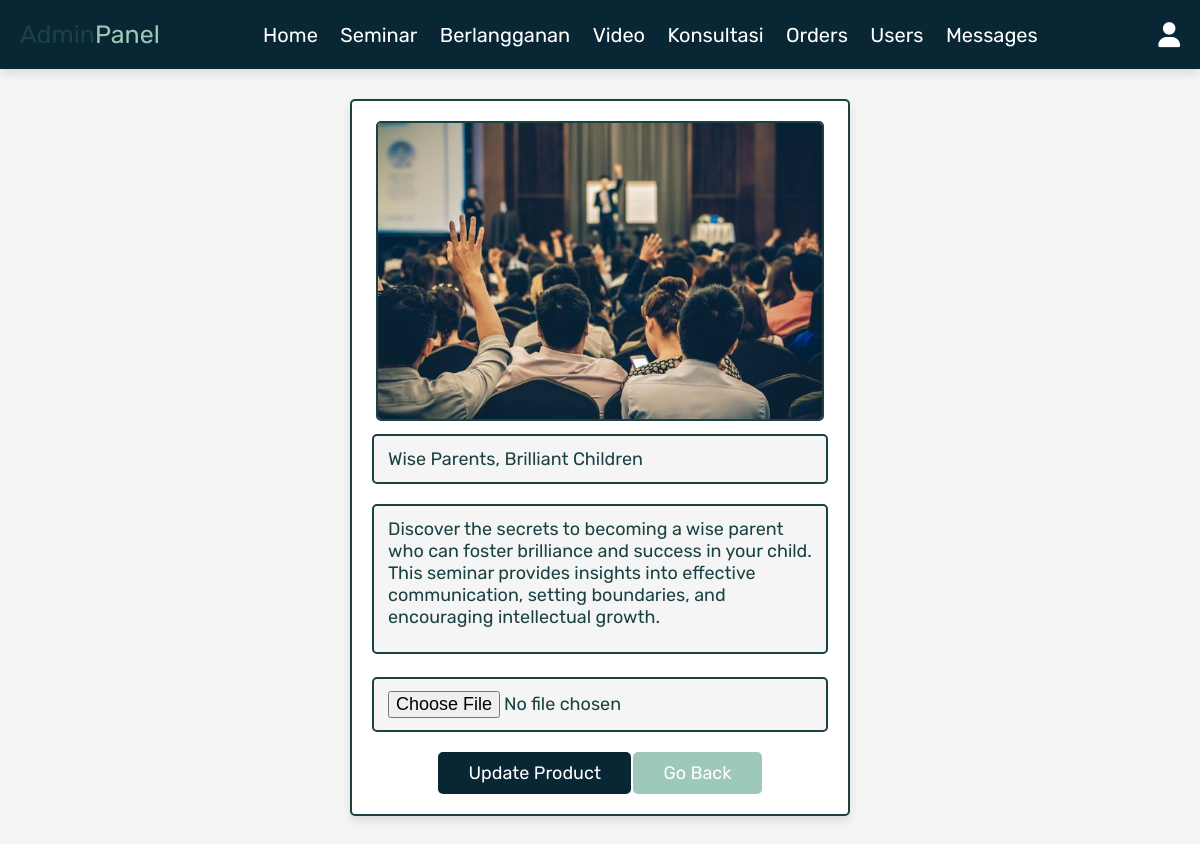
/admin_update_seminar.php?update=9 (signed in), run on the app's committed database.
### tables this page shows
CREATE TABLE `seminar` (
  `id` int(11) NOT NULL,
  `name` varchar(100) NOT NULL,
  `location` varchar(255) NOT NULL,
  `time` varchar(255) NOT NULL,
  `price` varchar(255) NOT NULL,
  `contact` varchar(255) NOT NULL,
  `details` varchar(500) NOT NULL,
  `image` varchar(100) NOT NULL
);

### admin_update_seminar.php (the view, shortened to what this page needs)
<?php
@include 'config.php';
?>
<!DOCTYPE html>
<html lang="en">
<head>
   <link rel="stylesheet" href="https://cdnjs.cloudflare.com/ajax/libs/font-awesome/6.0.0/css/all.min.css">
   <link rel="stylesheet" href="css/admin_style.css">
</head>
<body>
<?php @include 'admin_header.php'; ?>
<section class="update-product">
<?php
   $update_id = $_GET['update'];
   $select_products = mysqli_query($conn, "SELECT * FROM `seminar` WHERE id = '$update_id'") or die('query failed');
   if(mysqli_num_rows($select_products) > 0){
      while($fetch_products = mysqli_fetch_assoc($select_products)){
?>
<form action="" method="post" enctype="multipart/form-data">
   <img src="uploaded_img/<?php echo $fetch_products['image']; ?>" class="image"  alt="">
   <input type="text" class="box" value="<?php echo $fetch_products['name']; ?>" required placeholder="update product name" name="name">
   <textarea name="details" class="box" required placeholder="update product details" cols="30" rows="10"><?php echo $fetch_products['details']; ?></textarea>
   <input type="file" accept="image/jpg, image/jpeg, image/png" class="box" name="image">
   <input type="submit" value="update product" name="update_product" class="btn">
   <a href="admin_seminar.php" class="option-btn">go back</a>
</form>
<?php
      }
   }else{
      echo '<p class="empty">No update Seminar select</p>';
   }
?>
</section>
</body>
</html>

### css/admin_style.css (style rules this page uses)
:root { --pink:#092635; --red:#5C8374; --orange:#9EC8B9; --black:#1B4242; --white:#fff; --light-color:#666; --light-white:#ccc; --light-bg:#f5f5f5; --border:.2rem solid var(--black); --box-shadow:0 .5rem 1rem rgba(0,0,0,.1); }
* { font-family: 'Rubik', sans-serif; margin:0; padding:0; box-sizing: border-box; outline: none; border:none; text-decoration: none; transition:all .2s linear; }
html { font-size: 62.5%; overflow-x: hidden; scroll-behavior: smooth; scroll-padding-top: 6.5rem; }
body { background: var(--light-bg); }
section { padding:3rem 2rem; }
.btn, .delete-btn, .option-btn { display: inline-block; border-radius: .5rem; margin-top: 1rem; font-size: 1.8rem; color:var(--white); cursor: pointer; padding:1rem 3rem; text-transform: capitalize; }
.btn { background-color: var(--pink); }
.option-btn { background-color: var(--orange); }
.update-product form { max-width: 50rem; border-radius: .5rem; background-color: var(--white); border:var(--border); padding:2rem; text-align: center; margin:0 auto; box-shadow: var(--box-shadow); }
.update-product form .box { width: 100%; margin:1rem 0; font-size: 1.8rem; color:var(--black); border-radius: .5rem; background-color: var(--light-bg); padding:1.2rem 1.4rem; border:var(--border); }
.update-product form textarea { height: 15rem; resize: none; }
.update-product .image { height: 30rem; border:var(--border); border-radius: .5rem; }

### data on the page
seminar: image (picture), name "Wise Parents, Brilliant Children", details "Discover the secrets to becoming a wise parent who can foster brilliance and success in your child. This seminar provides insights into effective communication, setting boundaries, and encouraging intellectual growth."
